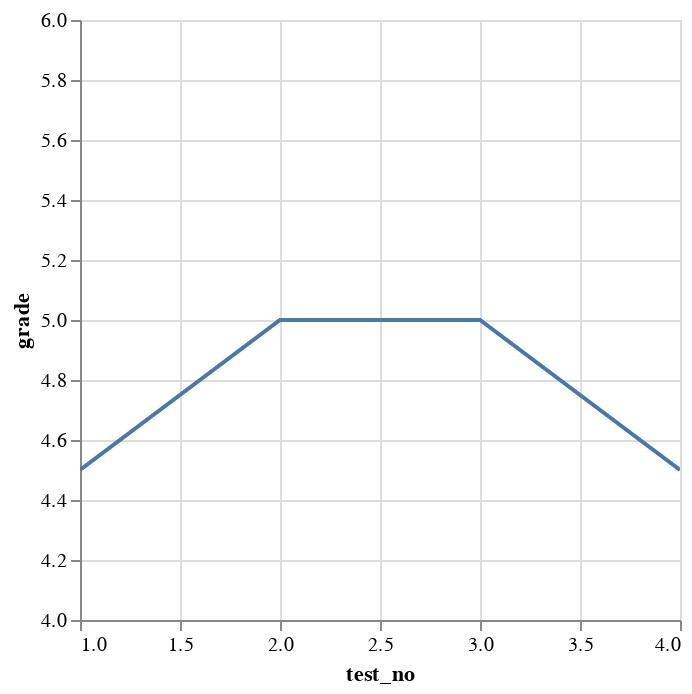

Write notebook code for a chart like this one.
### Code cell
# For a nicer version we make use of the underlying library's (Altair) more advanced formatting options
M_grades = (gradebook
    .filter(pl.col('subject') == 'M')
    .with_row_index('test_no', offset=1)
           )

alt.Chart(M_grades).mark_line().encode(
    alt.Y('grade:Q').scale(domain=(4, 6), clamp=True),
    x='test_no'
).interactive()

### Figure 1 — Vega-Lite specification as saved in the notebook (floating-point values rounded to 4 significant figures)
{"config": {"view": {"continuousWidth": 300, "continuousHeight": 300}}, "data": {"name": "data-5b8af9b230943eb77c40c48334094439"}, "mark": {"type": "line"}, "encoding": {"x": {"field": "test_no", "type": "quantitative"}, "y": {"field": "grade", "scale": {"domain": [4, 6], "clamp": true}, "type": "quantitative"}}, "params": [{"name": "param_28", "select": {"type": "interval", "encodings": ["x", "y"]}, "bind": "scales"}], "$schema": "https://vega.github.io/schema/vega-lite/v5.20.1.json", "datasets": {"data-5b8af9b230943eb77c40c48334094439": [{"test_no": 1, "subject": "M", "grade": 4.5}, {"test_no": 2, "subject": "M", "grade": 5.0}, {"test_no": 3, "subject": "M", "grade": 5.0}, {"test_no": 4, "subject": "M", "grade": 4.5}]}}
